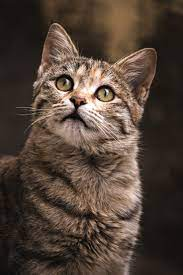
#> input picture OpenCV Course/images/1.jpeg, 183 x 275 px, found by its file name
$ python bitwise.py
#> lines starting #> are read from the running program, lines starting #| are printed output that depends on the picture; after the words box and inside, x2 and y2 are one past the last pixel; in counts of white or black regions, pixels touching at a corner belong together
import cv2 as cv
import numpy as np

PATH_IMG = "C:/Users/lenovo/Desktop/VSCode/cv_course/images/"
PATH_VID = "C:/Users/lenovo/Desktop/VSCode/cv_course/videos/"

blank = np.zeros((400,400),dtype='uint8')

rectangle = cv.rectangle(blank.copy(),(30,30),(370,370),255,-1)
cv.imshow("Recotangle",rectangle)
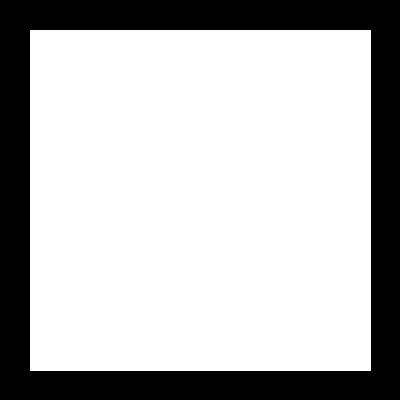
#> window 'Recotangle': shape (400, 400); 72.7% white; 1 black region, box (x1, y1, x2, y2) and area: (0, 0, 400, 400) 43719


circle = cv.circle(blank.copy(),(200,200),200,255,-1)
cv.imshow("Circle",circle)
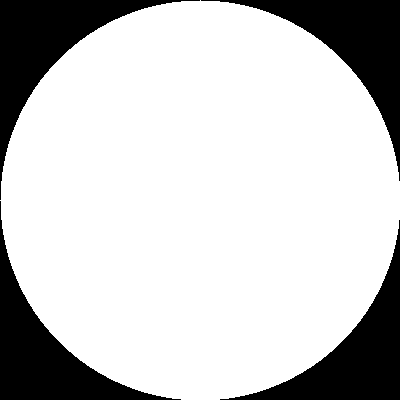
#> window 'Circle': shape (400, 400); 78.5% white; 4 black regions, box (x1, y1, x2, y2) and area: (0, 0, 200, 200) 8793, (201, 0, 400, 181) 8593, (0, 201, 181, 400) 8593, (220, 220, 400, 400) 8394

#* Bitwise AND
"""Returns Intersection """
bitwise_and = cv.bitwise_and(rectangle,circle)
cv.imshow("Bitwise AND",bitwise_and)
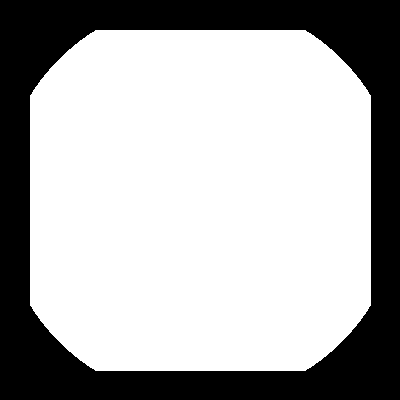
#> window 'Bitwise AND': shape (400, 400); 68.1% white; 1 black region, box (x1, y1, x2, y2) and area: (0, 0, 400, 400) 51051

#* Bitwise OR
"""Returns Union """
bitwise_or = cv.bitwise_or(rectangle,circle)
cv.imshow("Bitwise OR",bitwise_or)
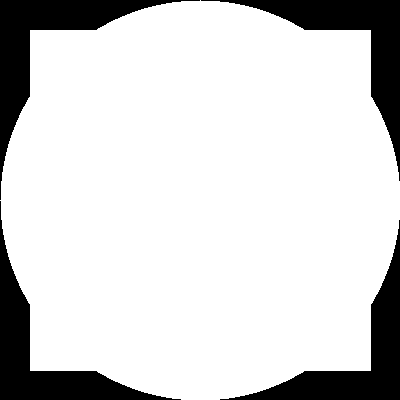
#> window 'Bitwise OR': shape (400, 400); 83.1% white; 4 black regions, box (x1, y1, x2, y2) and area: (0, 0, 200, 200) 6960, (201, 0, 400, 181) 6760, (0, 201, 181, 400) 6760, (220, 220, 400, 400) 6561

#* Bitwise XOR
"""Returns NON Intersecting Region"""
bitwise_xor = cv.bitwise_xor(rectangle,circle)
cv.imshow("Bitwise XOR",bitwise_xor)
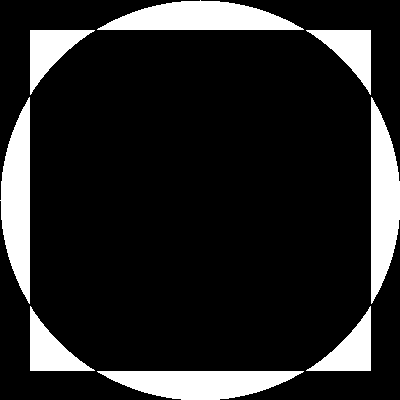
#> window 'Bitwise XOR': shape (400, 400); 15% white; 8 white regions, largest, box (x1, y1, x2, y2) and area: (97, 0, 304, 30) 4170, (0, 97, 30, 304) 4170, (371, 97, 400, 304) 4169

#* Bitwise XOR
"""Returns NON Intersecting Region"""
bitwise_xor = cv.bitwise_xor(rectangle,circle)
cv.imshow("Bitwise OR",bitwise_xor)

#* Bitwise NOT
"""Returns NON Intersecting Region"""
bitwise_not = cv.bitwise_not(rectangle,circle)
cv.imshow("Bitwise NOT",bitwise_not)


img = cv.imread(PATH_IMG+"1.jpeg")
#> img is the input picture: shape (275, 183, 3); mean B, G, R 55.8, 66.1, 81.6
cv.imshow("Line",img)


cv.waitKey(0)
